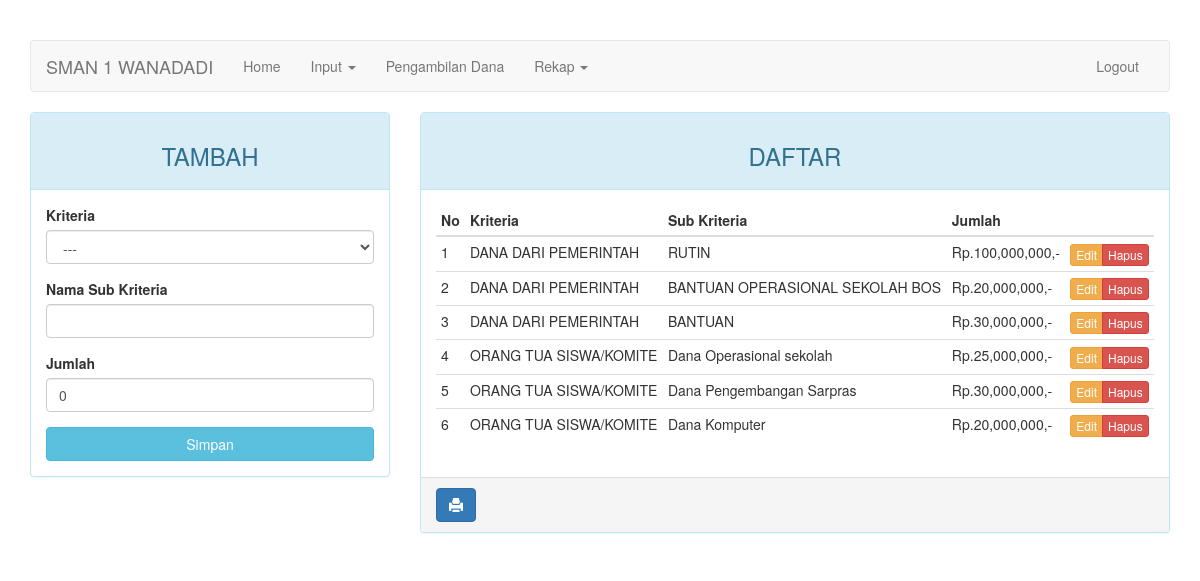
Screenshot of /index.php?halaman=sub_kriteria (signed in) with the database file from the repository.
### tables this page shows
CREATE TABLE `sub_kriteria` (
  `kd_sub_kriteria` int(5) NOT NULL,
  `kd_kriteria` int(5) NOT NULL,
  `nama_sub_kriteria` varchar(50) NOT NULL,
  `jumlah` int(11) DEFAULT NULL
);

CREATE TABLE `kriteria_masuk` (
  `kd_kriteria` int(5) NOT NULL,
  `nama_kriteria_masuk` varchar(30) NOT NULL,
  `jumlah` int(11) DEFAULT NULL
);

### halaman/sub_kriteria.php (the view, shortened to what this page needs)
<div class="row">
    <div class="col-md-4 hidden-print">
        <div class="panel panel-info">
            <div class="panel-heading"><h3 class="text-center">TAMBAH</h3></div>
            <div class="panel-body">
                <form action="<?=$_SERVER['REQUEST_URI']?>" method="POST">
                    <div class="form-group">
                        <label for="kd_kriteria">Kriteria</label>
                        <select name="kd_kriteria" class="form-control">
                            <option value="" selected="on">---</option>
                        </select>
                    </div>
                    <div class="form-group">
                        <label for="nama_sub_kriteria">Nama Sub Kriteria</label>
                        <input type="text" name="nama_sub_kriteria" class="form-control">
                    </div>
                    <div class="form-group">
                        <label for="jumlah">Jumlah</label>
                        <input type="number" name="jumlah" class="form-control" value="0">
                    </div>
                    <button type="submit" class="btn btn-info btn-block">Simpan</button>
                </form>
            </div>
        </div>
    </div>
    <div class="col-md-8">
        <div class="panel panel-info">
            <div class="panel-heading"><h3 class="text-center">DAFTAR</h3></div>
            <div class="panel-body">
                <table class="table table-condensed">
                    <thead>
                    <tr>
                        <th>No</th>
                        <th>Kriteria</th>
                        <th>Sub Kriteria</th>
                        <th>Jumlah</th>
                        <th class="hidden-print"></th>
                    </tr>
                    </thead>
                    <tbody>
                    <?php if($query = $koneksi->query("SELECT kd_sub_kriteria, nama_kriteria_masuk, nama_sub_kriteria, s.jumlah AS jumlah_s FROM sub_kriteria s LEFT JOIN kriteria_masuk k ON k.kd_kriteria=s.kd_kriteria")): ?>
                        <?php $no = 1; ?>
                        <?php while($data = $query->fetch_array()): ?>
                            <tr>
                                <td><?=$no++?></td>
                                <td><?=$data['nama_kriteria_masuk']?></td>
                                <td><?=$data['nama_sub_kriteria']?></td>
                                <td>Rp.<?=number_format($data['jumlah_s'])?>,-</td>
                                <td class="hidden-print">
                                    <div class="btn-group">
                                        <a href="?halaman=sub_kriteria&action=update&id=<?=$data['kd_sub_kriteria']?>" class="btn btn-warning btn-xs">Edit</a>
                                        <a href="?halaman=sub_kriteria&action=delete&id=<?=$data['kd_sub_kriteria']?>" class="btn btn-danger btn-xs">Hapus</a>
                                    </div>
                                </td>
                            </tr>
                        <?php endwhile ?>
                    <?php endif ?>
                    </tbody>
                </table>
            </div>
            <div class="panel-footer hidden-print ">
                <a onClick="window.print();return false" class="btn btn-primary"><i class="glyphicon glyphicon-print"></i></a>
            </div>
        </div>
    </div>
</div>

### index.php (shortened to what this page needs)
<?php session_start(); require_once "config.php"; ?>
<!DOCTYPE html>
<html lang="en">
<head>
    <link rel="stylesheet" href="css/bootstrap.min.css">
</head>
<body>
    <div class="container">
        <nav class="navbar navbar-default">
            <div class="container-fluid">
                <div class="navbar-header">
                    <a class="navbar-brand" href="#">SMAN 1 WANADADI</a>
                </div>
                <div class="collapse navbar-collapse" id="bs-example-navbar-collapse-1">
                    <ul class="nav navbar-nav navbar-left">
                        <li><a href="?halaman=home">Home <span class="sr-only">(current)</span></a></li>
                        <li class="dropdown">
                            <a href="#" class="dropdown-toggle" data-toggle="dropdown" role="button" aria-haspopup="true" aria-expanded="false">Input <span class="caret"></span></a>
                        </li>
                        <li><a href="?halaman=pengambilan_dana">Pengambilan Dana</a></li>
                        <li class="dropdown">
                            <a href="#" class="dropdown-toggle" data-toggle="dropdown" role="button" aria-haspopup="true" aria-expanded="false">Rekap <span class="caret"></span></a>
                        </li>
                    </ul>
                    <ul class="nav navbar-nav navbar-right">
                        <?php if (isset($_SESSION['is_logged'])): ?>
                            <li><a href="logout.php">Logout</a></li>
                        <?php endif ?>
                    </ul>
                </div>
            </div>
        </nav>
        <div class="row">
            <div class="col-md-12">
                <?php
                switch ($halaman) {
                    case 'sub_kriteria': $halaman = 'sub_kriteria'; break;
                }
                include "halaman/" . $halaman . ".php";
                ?>
            </div>
        </div>
    </div>
</body>
</html>

### index.php (style rules this page uses)
body { margin-top: 40px; }

### rows the page displays
sub_kriteria: kd_kriteria.nama_kriteria_masuk "DANA DARI PEMERINTAH", nama_sub_kriteria "RUTIN", jumlah "100,000,000"
sub_kriteria: kd_kriteria.nama_kriteria_masuk "DANA DARI PEMERINTAH", nama_sub_kriteria "BANTUAN OPERASIONAL SEKOLAH BOS", jumlah "20,000,000"
sub_kriteria: kd_kriteria.nama_kriteria_masuk "DANA DARI PEMERINTAH", nama_sub_kriteria "BANTUAN", jumlah "30,000,000"
sub_kriteria: kd_kriteria.nama_kriteria_masuk "ORANG TUA SISWA/KOMITE", nama_sub_kriteria "Dana Operasional sekolah", jumlah "25,000,000"
sub_kriteria: kd_kriteria.nama_kriteria_masuk "ORANG TUA SISWA/KOMITE", nama_sub_kriteria "Dana Pengembangan Sarpras", jumlah "30,000,000"
sub_kriteria: kd_kriteria.nama_kriteria_masuk "ORANG TUA SISWA/KOMITE", nama_sub_kriteria "Dana Komputer", jumlah "20,000,000"
